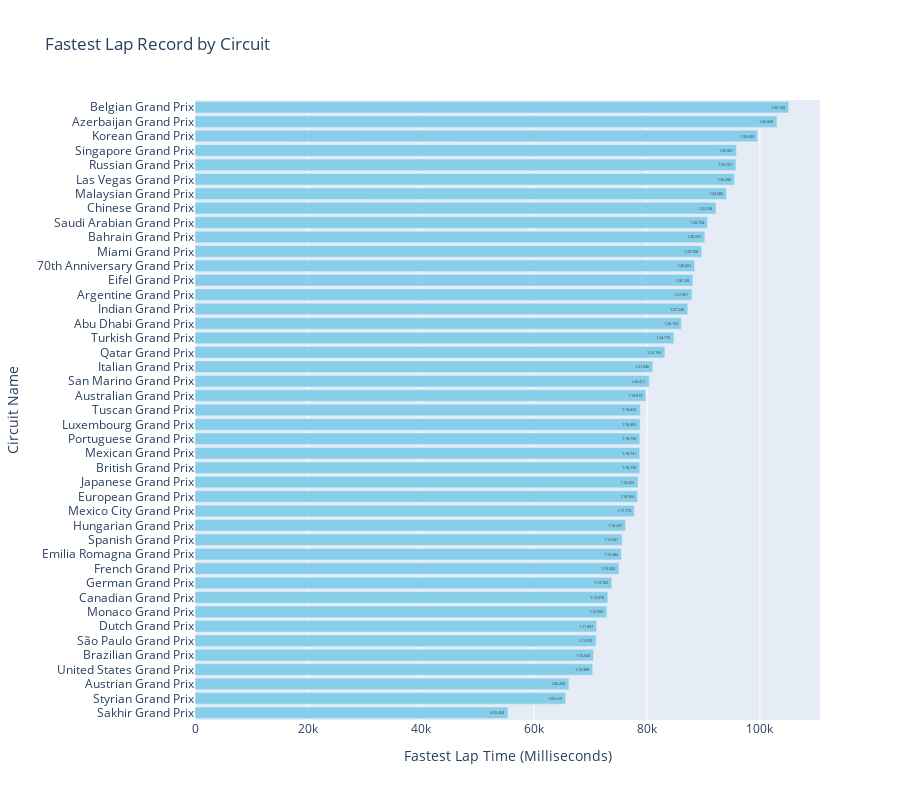

Notebook source saved alongside this figure:
### Code cell
fig = go.Figure()

fig.add_trace(
    go.Bar(
        x=fastest_lap_per_circuit['milliseconds'],
        y=fastest_lap_per_circuit['name'],
        orientation='h',
        text=fastest_lap_per_circuit['Lap Time'],  
        marker=dict(color='skyblue'),
        hovertemplate=(
            '<b>Circuit:</b> %{y}<br>'
            '<b>Driver:</b> %{customdata[0]}<br>'
            '<b>Lap Time:</b> %{text}<extra></extra>'
        ),
        customdata=fastest_lap_per_circuit[['Driver']]  
    ))
fig.update_layout(
    title='Fastest Lap Record by Circuit',
    xaxis_title='Fastest Lap Time (Milliseconds)',
    yaxis_title='Circuit Name',
    yaxis=dict(categoryorder='total ascending'),
    height=800,
    template='plotly')

fig.show()

### Figure 1 — Plotly figure (JSON) as saved in the notebook; plotly's stock layout.template omitted (floating-point values rounded to 4 significant figures)
{"data": [{"customdata": [["Lewis Hamilton"], ["Max Verstappen"], ["Gerhard Berger"], ["Charles Leclerc"], ["Max Verstappen"], ["Charles Leclerc"], ["Michael Schumacher"], ["Kimi Räikkönen"], ["Valtteri Bottas"], ["Michael Schumacher"], ["Valtteri Bottas"], ["Michael Schumacher"], ["Lewis Hamilton"], ["Max Verstappen"], ["Lewis Hamilton"], ["Juan Pablo Montoya"], ["David Coulthard"], ["Kimi Räikkönen"], ["Michael Schumacher"], ["Sebastian Vettel"], ["Rubens Barrichello"], ["Felipe Massa"], ["Sebastian Vettel"], ["Oscar Piastri"], ["Heinz-Harald Frentzen"], ["Sebastian Vettel"], ["Valtteri Bottas"], ["Valtteri Bottas"], ["Max Verstappen"], ["Lewis Hamilton"], ["Lewis Hamilton"], ["Max Verstappen"], ["Lewis Hamilton"], ["George Russell"], ["Michael Schumacher"], ["Lewis Hamilton"], ["Lewis Hamilton"], ["Giancarlo Fisichella"], ["Carlos Sainz"], ["Sergio Pérez"], ["Juan Pablo Montoya"], ["Lewis Hamilton"], ["Rubens Barrichello"]], "hovertemplate": "<b>Circuit:</b> %{y}<br><b>Driver:</b> %{customdata[0]}<br><b>Lap Time:</b> %{text}<extra></extra>", "marker": {"color": "skyblue"}, "orientation": "h", "text": ["1:28.451", "1:26.103", "1:27.981", "1:19.813", "1:06.200", "1:43.009", "1:30.252", "1:45.108", "1:10.540", "1:18.739", "1:13.078", "1:32.238", "1:11.097", "1:28.139", "1:15.484", "1:18.354", "1:15.045", "1:13.780", "1:16.207", "1:27.249", "1:21.046", "1:18.426", "1:39.605", "1:35.490", "1:18.805", "1:34.080", "1:18.741", "1:17.774", "1:29.708", "1:12.909", "1:18.750", "1:23.196", "1:35.761", "0:55.404", "1:20.411", "1:30.734", "1:35.867", "1:15.641", "1:05.619", "1:11.010", "1:24.770", "1:18.833", "1:10.399"], "type": "bar", "x": [88451, 86103, 87981, 79813, 66200, 103009, 90252, 105108, 70540, 78739, 73078, 92238, 71097, 88139, 75484, 78354, 75045, 73780, 76207, 87249, 81046, 78426, 99605, 95490, 78805, 94080, 78741, 77774, 89708, 72909, 78750, 83196, 95761, 55404, 80411, 90734, 95867, 75641, 65619, 71010, 84770, 78833, 70399], "y": ["70th Anniversary Grand Prix", "Abu Dhabi Grand Prix", "Argentine Grand Prix", "Australian Grand Prix", "Austrian Grand Prix", "Azerbaijan Grand Prix", "Bahrain Grand Prix", "Belgian Grand Prix", "Brazilian Grand Prix", "British Grand Prix", "Canadian Grand Prix", "Chinese Grand Prix", "Dutch Grand Prix", "Eifel Grand Prix", "Emilia Romagna Grand Prix", "European Grand Prix", "French Grand Prix", "German Grand Prix", "Hungarian Grand Prix", "Indian Grand Prix", "Italian Grand Prix", "Japanese Grand Prix", "Korean Grand Prix", "Las Vegas Grand Prix", "Luxembourg Grand Prix", "Malaysian Grand Prix", "Mexican Grand Prix", "Mexico City Grand Prix", "Miami Grand Prix", "Monaco Grand Prix", "Portuguese Grand Prix", "Qatar Grand Prix", "Russian Grand Prix", "Sakhir Grand Prix", "San Marino Grand Prix", "Saudi Arabian Grand Prix", "Singapore Grand Prix", "Spanish Grand Prix", "Styrian Grand Prix", "São Paulo Grand Prix", "Turkish Grand Prix", "Tuscan Grand Prix", "United States Grand Prix"]}], "layout": {"height": 800, "title": {"text": "Fastest Lap Record by Circuit"}, "xaxis": {"title": {"text": "Fastest Lap Time (Milliseconds)"}}, "yaxis": {"categoryorder": "total ascending", "title": {"text": "Circuit Name"}}}}
